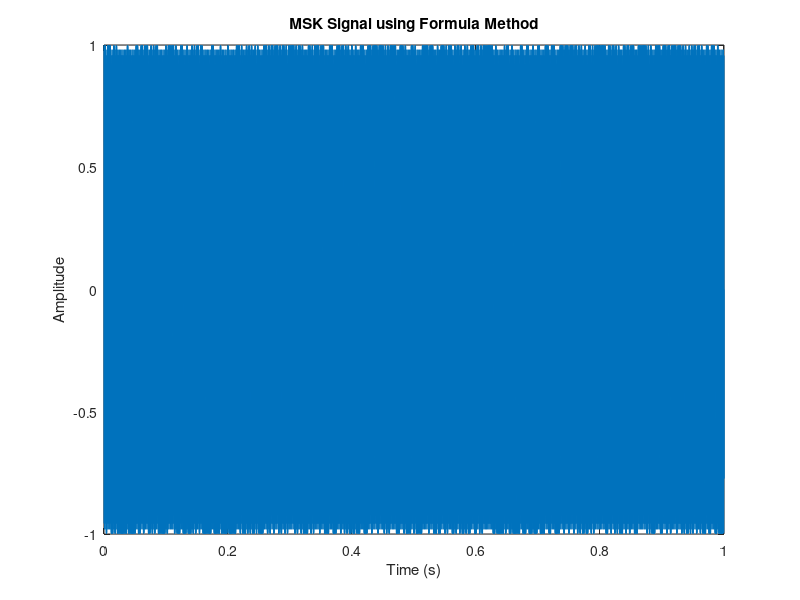

Source code (MATLAB):
%% ************* MSK simulation ************* %%
%% ***** data:20240831 authoor:ShenYifu ****  %%
%% 参考论文《MSK信号的调制与解调_赵雪》
%% 参考论文

%% MSK信号:用公式法生成

%% 
clc;clear;
close all;
%% 参数设置
K = 1e3;             % 单位 KHz
M = 1e6;             % 单位 MHz 
Rb = 1*K;           % 码速率
Tb = 1/Rb;
fs = 16*K;          % 采样率
fc = 2*K;           % 载波频率
Ts = 1/fs;
time = 1;            % 仿真时间
symbolnum = Rb*time; % 码元个数
samplenum = fs*time; % 时间样本

%%
% time
t = 0:1/fs:time;

% Generate random binary data
% data = randi([0, 1], 1, symbolnum);
load data.mat;
% Convert binary data to bipolar NRZ (±1)
ak = 2*data - 1;

% Pre-allocate phase and MSK signal
theta = zeros(1, length(t));
s_MSK = zeros(1, length(t));

% Calculate q(t) as per the provided equation
q_t = @(t) (t/(2*Tb)) .* (t >= 0 & t < Tb) + 1/2 .* (t >= Tb);

% Loop to calculate phase and MSK signal
for n = 1:symbolnum
    t_n = (n-1)*Tb <= t & t < n*Tb;
    theta(t_n) = pi/2 * sum(ak(1:n-1)) + pi * ak(n) * q_t(t(t_n) - (n-1)*Tb);
    s_MSK(t_n) = cos(2*pi*fc*t(t_n) + theta(t_n));
end

% Plot the MSK signal
figure;
plot(t, s_MSK);
xlabel('Time (s)');
ylabel('Amplitude');
title('MSK Signal using Formula Method');
grid on;